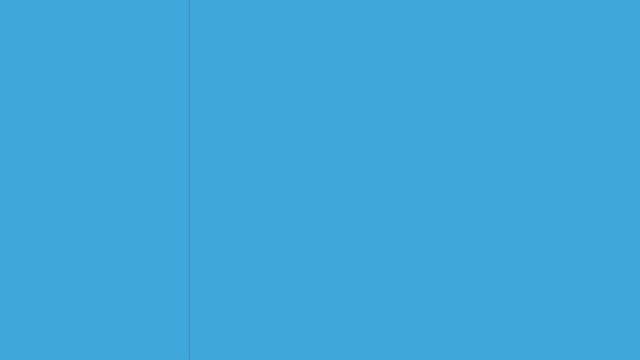
Frame 1 (no input)
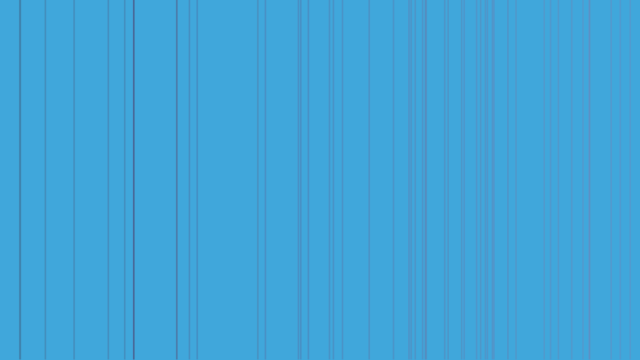
Frame 60 (the mouse pressed at the canvas centre just before this capture)
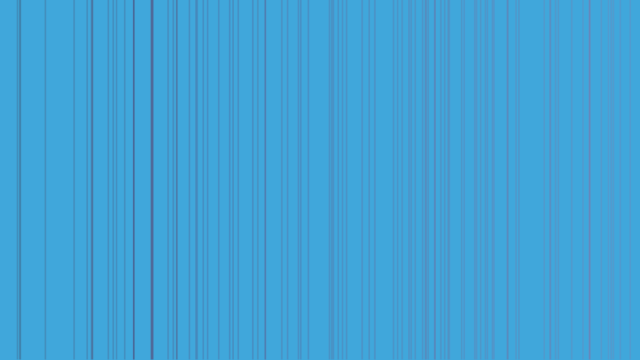
Frame 120 (the mouse held since frame 60 and released just before this capture)

The Processing sketch that drew these frames (run headless with seeded random() and noise(); from frame 60 on, the mouse is pressed at the canvas centre):

// Processing sketch: gaussian_distribution
// ── gaussian_distribution.pde
// Exercise 1.4
// Use Gaussian distribution to generate splatters around the canvas
// as well as their color palette

import java.util.Random;

Random generator;

void setup() {
  size(640,360);
  generator = new Random();
  background(64, 167, 219);
}

void draw() {
    float num = (float) generator.nextGaussian();
    float standard_deviation = 250;
    float rgb_standard_deviation = 50;
    float meanx = 320;
    float meany = 180;
    float mean_col = 130;

    float x = standard_deviation * num + meanx;
    float y = standard_deviation * num + meany;
    float colr = rgb_standard_deviation * num + mean_col;
    float colg = rgb_standard_deviation * num + 20;
    float colb = rgb_standard_deviation * num + 70;

    noStroke();
    fill(colr, colg, colb, 20);
    for (int i = 0; i < 360; i++) {
    	// 3 first numbers are RGB and 4th is transparency
    	ellipse(x, i, 2, 2);
    }
}
